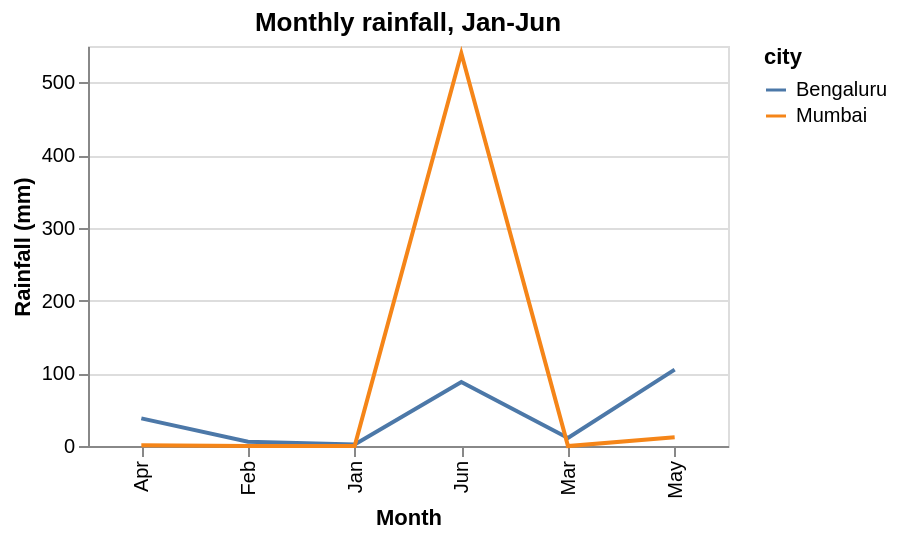

The cell this chart's notebook holds for it:
### Markdown cell above
## Example 4: line chart with grouped series

### Code cell
spec_line = {
    "data": {"values": [
        {"month": "Jan", "city": "Bengaluru", "rainfall_mm": 2},
        {"month": "Feb", "city": "Bengaluru", "rainfall_mm": 6},
        {"month": "Mar", "city": "Bengaluru", "rainfall_mm": 11},
        {"month": "Apr", "city": "Bengaluru", "rainfall_mm": 38},
        {"month": "May", "city": "Bengaluru", "rainfall_mm": 105},
        {"month": "Jun", "city": "Bengaluru", "rainfall_mm": 88},
        {"month": "Jan", "city": "Mumbai", "rainfall_mm": 0},
        {"month": "Feb", "city": "Mumbai", "rainfall_mm": 0},
        {"month": "Mar", "city": "Mumbai", "rainfall_mm": 0},
        {"month": "Apr", "city": "Mumbai", "rainfall_mm": 1},
        {"month": "May", "city": "Mumbai", "rainfall_mm": 12},
        {"month": "Jun", "city": "Mumbai", "rainfall_mm": 540},
    ]},
    "mark": "line",
    "encoding": {
        "x": {"field": "month", "type": "ordinal", "title": "Month"},
        "y": {"field": "rainfall_mm", "type": "quantitative", "title": "Rainfall (mm)"},
        "color": {"field": "city", "type": "nominal"},
    },
    "title": "Monthly rainfall, Jan-Jun",
}
show_side_by_side(spec_line)

### Figure 1 — Vega-Lite specification as saved in the notebook (floating-point values rounded to 4 significant figures)
{"config": {"view": {"continuousWidth": 300, "continuousHeight": 300}}, "data": {"name": "data-debd3de6941f4599e574c99f72268303"}, "mark": "line", "encoding": {"color": {"field": "city", "type": "nominal"}, "x": {"field": "month", "title": "Month", "type": "ordinal"}, "y": {"field": "rainfall_mm", "title": "Rainfall (mm)", "type": "quantitative"}}, "height": 200, "title": "Monthly rainfall, Jan-Jun", "width": 320, "$schema": "https://vega.github.io/schema/vega-lite/v6.1.0.json", "datasets": {"data-debd3de6941f4599e574c99f72268303": [{"month": "Jan", "city": "Bengaluru", "rainfall_mm": 2}, {"month": "Feb", "city": "Bengaluru", "rainfall_mm": 6}, {"month": "Mar", "city": "Bengaluru", "rainfall_mm": 11}, {"month": "Apr", "city": "Bengaluru", "rainfall_mm": 38}, {"month": "May", "city": "Bengaluru", "rainfall_mm": 105}, {"month": "Jun", "city": "Bengaluru", "rainfall_mm": 88}, {"month": "Jan", "city": "Mumbai", "rainfall_mm": 0}, {"month": "Feb", "city": "Mumbai", "rainfall_mm": 0}, {"month": "Mar", "city": "Mumbai", "rainfall_mm": 0}, {"month": "Apr", "city": "Mumbai", "rainfall_mm": 1}, {"month": "May", "city": "Mumbai", "rainfall_mm": 12}, {"month": "Jun", "city": "Mumbai", "rainfall_mm": 540}]}}
